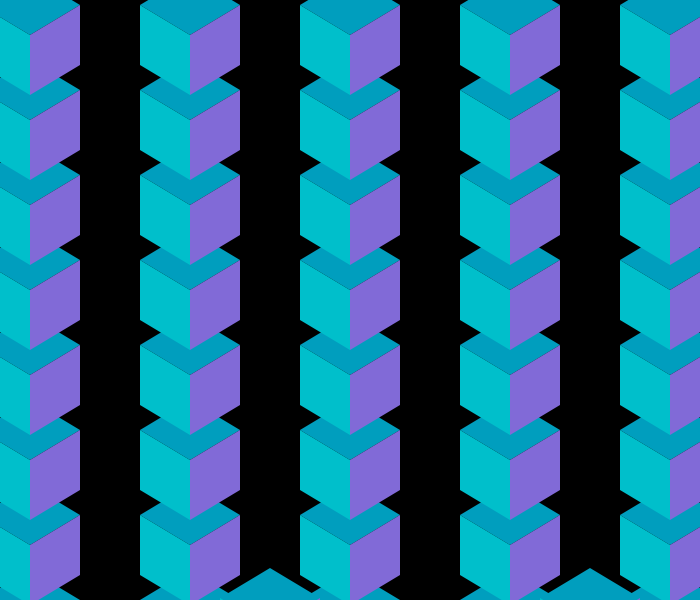
Frame 1 (no input)
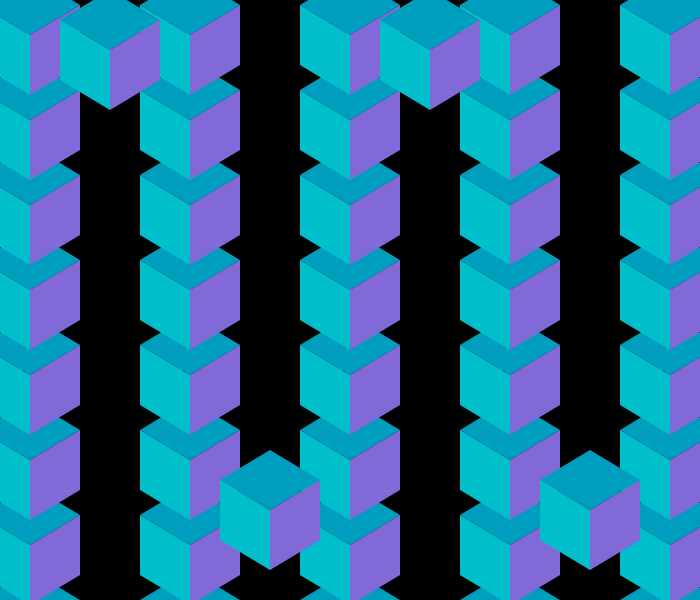
Frame 60 (the mouse pressed at the canvas centre just before this capture)
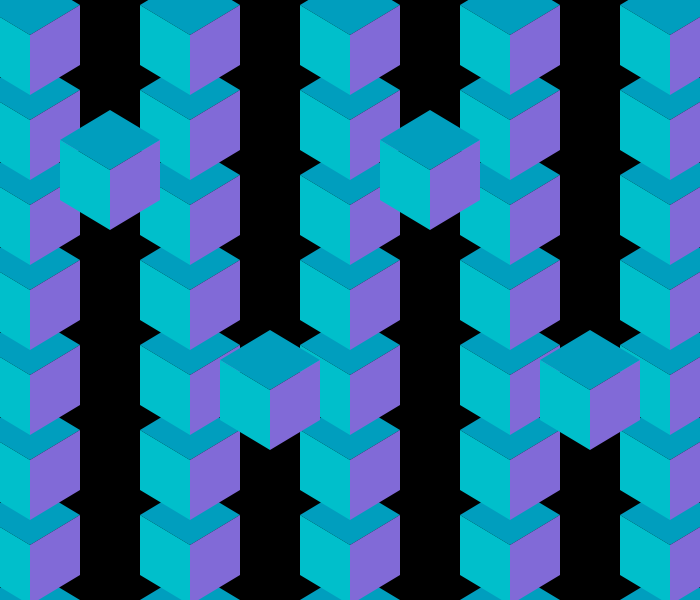
Frame 120 (the mouse held since frame 60 and released just before this capture)

The Processing sketch that drew these frames (run headless with seeded random() and noise(); from frame 60 on, the mouse is pressed at the canvas centre):

// Processing sketch: processing_58242
// ── processing_58242.pde

int speed = 1;

//top side
float j = -20;
float m = 80;

float ftw = 100; //full top width
float htw = 50; //half top width
float hth = 30; //half top height

//right and left sides
float sh = 60; //side height

//space
float js = 70; //x space
float ks = 44; //y space

float y = 600;
float yy = -100;

void setup() {
  size(700, 600);
}

void draw() {
  background(0);
  smooth();

  
  for(int k = height; k > 0; k -= 85) {
    for(int j = -20; j < width; j += 160) {
  cube(j,k);
    }
  }
    
  moveup();
  rowup(y);
  resetup();
  
  movedown();
  rowdown(yy);
  resetdown();
}

void moveup() {
  y = y - 2;
}

void resetup() {
  if(y < -100) {
    y = 700;
  }
}

void rowup(float y) {
  for(float x = 220; x < width; x += 320) {
    cube(x,y);
  }
}

void movedown() {
  yy = yy + 2;
}

void resetdown() {
  if(yy > 660) {
    yy = -100;
  }
}

void rowdown(float yy) {
  for(float x = 60; x < width; x += 320) {
    cube(x,yy);
  }
}

void cube(float x,float y) {
  sidetop(x,y);
  sideleft(x,y);
  sideright(x,y);
}

void sidetop(float x, float y) {
  noStroke();
  fill(#009ebe);
  beginShape();
  vertex(x, y);
  vertex(x+htw, y-hth);
  vertex(x+ftw, y);
  vertex(x+htw, y+hth);
  endShape(CLOSE);
}

void sideleft(float x, float y) {
  noStroke();
  fill(#00bfcb);
  beginShape();
  vertex(x, y);
  vertex(x, y+sh);
  vertex(x+htw, y+hth+sh);
  vertex(x+htw, y+hth);
  endShape(CLOSE);
}

void sideright(float x, float y) {
  noStroke();
  fill(#816ad7);
  beginShape();
  vertex(x+htw, y+hth);
  vertex(x+htw, y+hth+sh);
  vertex(x+ftw, y+sh);
  vertex(x+ftw, y);
  endShape(CLOSE);
}
